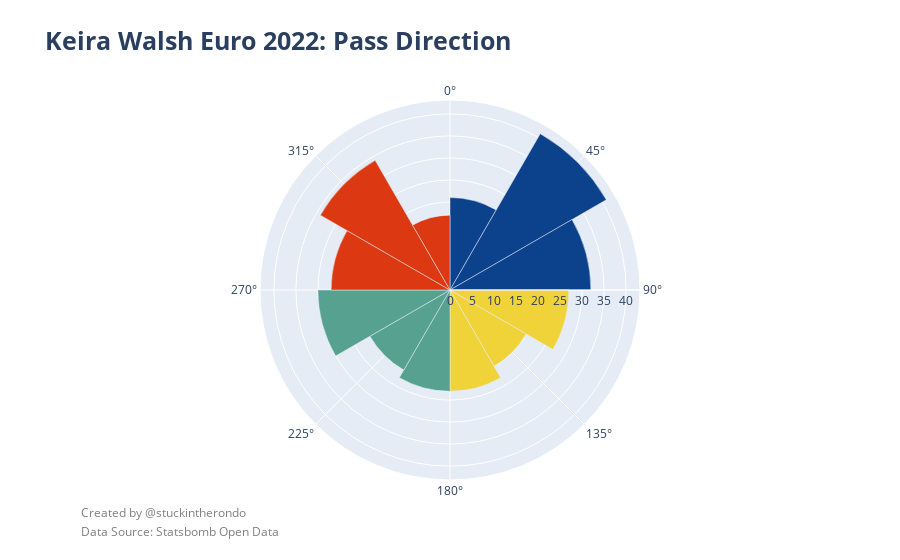

Here is the notebook cell this chart was saved with:
### Code cell
pd.options.mode.chained_assignment = None

kw_result = get_angle_counts(kw_passes_df)
kw_angles = kw_result["angle_bucket"]
kw_count = kw_result["Count"]

markercolor = ["#0C418C", "#0C418C", "#0C418C", "#F0D339", "#F0D339", "#F0D339", "#56A18F", "#56A18F", "#56A18F", "#DC3912", "#DC3912", "#DC3912"]
hover_data = ["0-30", "30-60", "60-90", "90-120", "120-150", "150-180", "180-210", "210-240", "240-270", "270-300", "300-330", "330-360"]

fig = go.Figure(data=
    go.Barpolar(
        r = kw_count,
        theta = kw_angles,
        width=30, 
        marker_color=markercolor, 
        hovertext=hover_data
    ))

fig.update_layout(
    title="<b>Keira Walsh Euro 2022: Pass Direction<b>",
    font=dict(
        size=18
    )
    )

#https://medium.com/nerd-for-tech/enriching-data-visualizations-with-annotations-in-plotly-using-python-6127ff6e0f80
fig.add_annotation(
    showarrow=False,
    text="Data Source: <a href='https://statsbomb.com/what-we-do/hub/free-data/'>Statsbomb Open Data</a>",
    x = 0
    , y = -0.15
    , xref='paper'
    , yref='paper' 
    , xanchor='left'
    , yanchor='bottom'
    , xshift=-1
    , yshift=-5
    , font=dict(size=12, color="grey")
    , align="left"
    )

fig.add_annotation(
    showarrow=False,
    text="Created by <a href='https://medium.com/@stuckintherondo'>@stuckintherondo</a>",
    x = 0
    , y = -0.10
    , xref='paper'
    , yref='paper' 
    , xanchor='left'
    , yanchor='bottom'
    , xshift=-1
    , yshift=-5
    , font=dict(size=12, color="grey")
    , align="left"
    )

fig.update_layout(showlegend=False)
#fig.update_polars(angularaxis_showticklabels=False)
#fig.update_polars(radialaxis_showticklabels=False)
fig.update_polars(angularaxis_tickfont_size=12)
fig.update_polars(radialaxis_tickfont_size=12)
fig.update_polars(angularaxis_direction="clockwise")
fig.show()
#py.plot(fig, filename="inv_cole_direction", auto_open = True)

### Figure 1 — Plotly figure (JSON) as saved in the notebook; plotly's stock layout.template omitted (floating-point values rounded to 4 significant figures)
{"data": [{"hovertext": ["0-30", "30-60", "60-90", "90-120", "120-150", "150-180", "180-210", "210-240", "240-270", "270-300", "300-330", "330-360"], "marker": {"color": ["#0C418C", "#0C418C", "#0C418C", "#F0D339", "#F0D339", "#F0D339", "#56A18F", "#56A18F", "#56A18F", "#DC3912", "#DC3912", "#DC3912"]}, "r": [21, 41, 32, 27, 20, 23, 23, 21, 30, 27, 34, 17], "theta": [15, 45, 75, 105, 135, 165, 195, 225, 255, 285, 315, 345], "type": "barpolar", "width": 30}], "layout": {"annotations": [{"align": "left", "font": {"color": "grey", "size": 12}, "showarrow": false, "text": "Data Source: <a href='https://statsbomb.com/what-we-do/hub/free-data/'>Statsbomb Open Data</a>", "x": 0, "xanchor": "left", "xref": "paper", "xshift": -1, "y": -0.15, "yanchor": "bottom", "yref": "paper", "yshift": -5}, {"align": "left", "font": {"color": "grey", "size": 12}, "showarrow": false, "text": "Created by <a href='https://medium.com/@stuckintherondo'>@stuckintherondo</a>", "x": 0, "xanchor": "left", "xref": "paper", "xshift": -1, "y": -0.1, "yanchor": "bottom", "yref": "paper", "yshift": -5}], "font": {"size": 18}, "polar": {"angularaxis": {"direction": "clockwise", "tickfont": {"size": 12}}, "radialaxis": {"tickfont": {"size": 12}}}, "showlegend": false, "title": {"text": "<b>Keira Walsh Euro 2022: Pass Direction<b>"}}}
